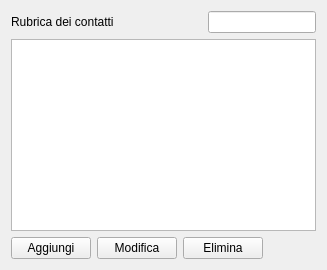
          <widget class="QWidget" name="tab_2">
           <attribute name="icon">
            <iconset>
             <normaloff>:/resource/jacksms_icona_rubrica_24x24-1.png</normaloff>:/resource/jacksms_icona_rubrica_24x24-1.png</iconset>
           </attribute>
           <attribute name="title">
            <string>Rubrica</string>
           </attribute>
           <layout class="QVBoxLayout" name="verticalLayout_3">
            <item>
             <layout class="QVBoxLayout" name="verticalLayout_4">
              <item>
               <layout class="QHBoxLayout" name="horizontalLayout_8">
                <item>
                 <widget class="QLabel" name="label_11">
                  <property name="text">
                   <string>Rubrica dei contatti</string>
                  </property>
                 </widget>
                </item>
                <item>
                 <spacer name="horizontalSpacer_4">
                  <property name="orientation">
                   <enum>Qt::Horizontal</enum>
                  </property>
                  <property name="sizeHint" stdset="0">
                   <size>
                    <width>40</width>
                    <height>20</height>
                   </size>
                  </property>
                 </spacer>
                </item>
                <item>
                 <widget class="QLabel" name="label_8">
                  <property name="text">
                   <string/>
                  </property>
                  <property name="pixmap">
                   <pixmap>:/resource/findd.png</pixmap>
                  </property>
                 </widget>
                </item>
                <item>
                 <widget class="QLineEdit" name="TextRapidRubrica">
                  <property name="sizePolicy">
                   <sizepolicy hsizetype="Fixed" vsizetype="Fixed">
                    <horstretch>0</horstretch>
                    <verstretch>0</verstretch>
                   </sizepolicy>
                  </property>
                 </widget>
                </item>
               </layout>
              </item>
              <item>
               <widget class="QListWidget" name="rubricaListWidget">
                <property name="viewMode">
                 <enum>QListView::ListMode</enum>
                </property>
               </widget>
              </item>
              <item>
               <layout class="QHBoxLayout" name="horizontalLayout_5">
                <item>
                 <widget class="QPushButton" name="RubricaAggiungi">
                  <property name="sizePolicy">
                   <sizepolicy hsizetype="Fixed" vsizetype="Fixed">
                    <horstretch>0</horstretch>
                    <verstretch>0</verstretch>
                   </sizepolicy>
                  </property>
                  <property name="text">
                   <string>Aggiungi</string>
                  </property>
                  <property name="icon">
                   <iconset>
                    <normaloff>:/resource/aggiungi.png</normaloff>:/resource/aggiungi.png</iconset>
                  </property>
                  <property name="iconSize">
                   <size>
                    <width>16</width>
                    <height>16</height>
                   </size>
                  </property>
                 </widget>
                </item>
                <item>
                 <widget class="QPushButton" name="RubricaModifica">
                  <property name="sizePolicy">
                   <sizepolicy hsizetype="Fixed" vsizetype="Fixed">
                    <horstretch>0</horstretch>
                    <verstretch>0</verstretch>
                   </sizepolicy>
                  </property>
                  <property name="text">
                   <string>Modifica</string>
                  </property>
                  <property name="icon">
                   <iconset>
                    <normaloff>:/resource/edit.png</normaloff>:/resource/edit.png</iconset>
                  </property>
                  <property name="iconSize">
                   <size>
                    <width>16</width>
                    <height>16</height>
                   </size>
                  </property>
                 </widget>
                </item>
                <item>
                 <widget class="QPushButton" name="RubricaElimina">
                  <property name="sizePolicy">
                   <sizepolicy hsizetype="Fixed" vsizetype="Fixed">
                    <horstretch>0</horstretch>
                    <verstretch>0</verstretch>
                   </sizepolicy>
                  </property>
                  <property name="text">
                   <string>Elimina</string>
                  </property>
                  <property name="icon">
                   <iconset>
                    <normaloff>:/resource/rimuovi.png</normaloff>:/resource/rimuovi.png</iconset>
                  </property>
                  <property name="iconSize">
                   <size>
                    <width>16</width>
                    <height>16</height>
                   </size>
                  </property>
                 </widget>
                </item>
                <item>
                 <widget class="QLabel" name="labelSpinDelContact">
                  <property name="sizePolicy">
                   <sizepolicy hsizetype="Expanding" vsizetype="Preferred">
                    <horstretch>0</horstretch>
                    <verstretch>0</verstretch>
                   </sizepolicy>
                  </property>
                  <property name="minimumSize">
                   <size>
                    <width>0</width>
                    <height>0</height>
                   </size>
                  </property>
                  <property name="maximumSize">
                   <size>
                    <width>16</width>
                    <height>16</height>
                   </size>
                  </property>
                  <property name="text">
                   <string/>
                  </property>
                 </widget>
                </item>
                <item>
                 <spacer name="horizontalSpacer">
                  <property name="orientation">
                   <enum>Qt::Horizontal</enum>
                  </property>
                  <property name="sizeHint" stdset="0">
                   <size>
                    <width>40</width>
                    <height>20</height>
                   </size>
                  </property>
                 </spacer>
                </item>
               </layout>
              </item>
             </layout>
            </item>
           </layout>
          </widget>
